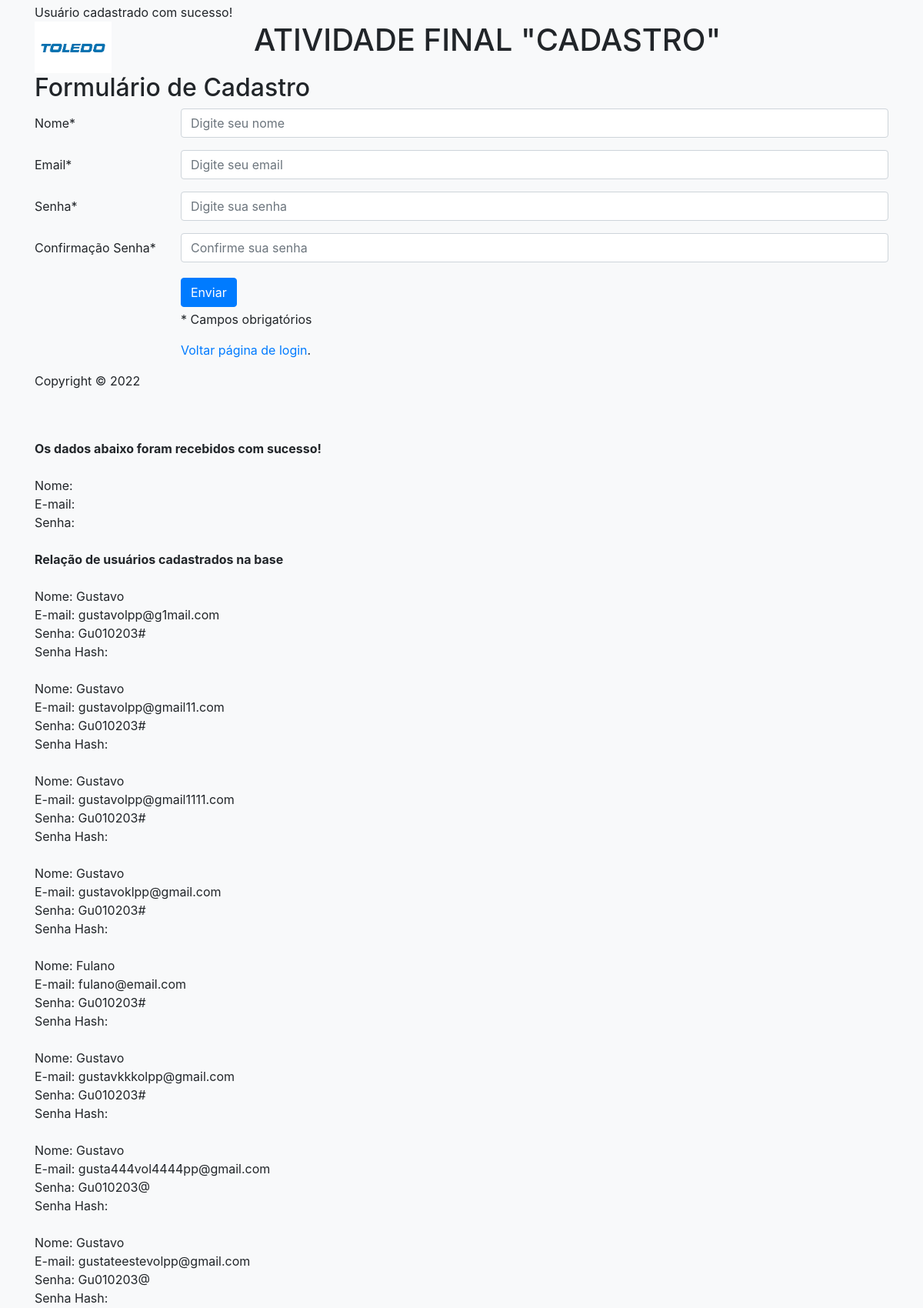
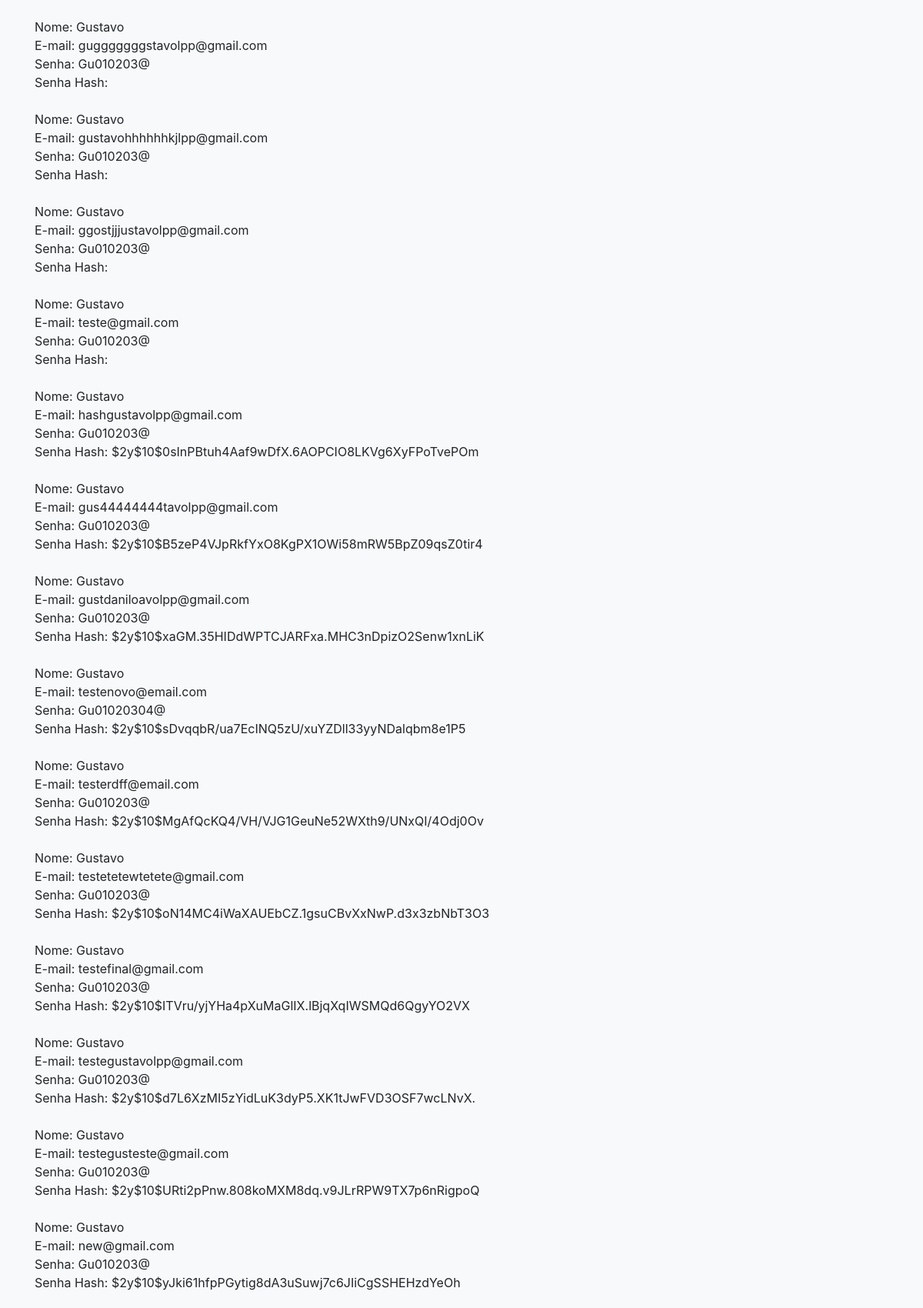
Screenshot of /formulario.php?msg1=ok (upper part) with the database file from the repository (2 pictures, top to bottom).
### tables this page shows
CREATE TABLE `usuarios` (
  `id` int(11) NOT NULL,
  `nome` varchar(200) NOT NULL,
  `email` varchar(100) NOT NULL,
  `senha` varchar(50) NOT NULL,
  `hashsenha` varchar(60) NOT NULL
);

### formulario.php (the view, shortened to what this page needs)
<?php
$auxnome1 = "";
$auxemail1 = "";
$auxsenha1 = "";
$auxconfsenha1 = "";
?>
<!DOCTYPE html>
<html lang="pt-br">
<head>
  <link rel="stylesheet" href="https://stackpath.bootstrapcdn.com/bootstrap/4.1.3/css/bootstrap.min.css">
</head>
<body class="container mx-auto bg-light mt-1 w-90">
  <header id="topo">
    <div>
      <div class="row">
        <div class="col-sm-3">
          <img src="imagens/logo.png" alt="Logotipo da empresa" class="logotipo">
        </div>
        <div class="col-sm-9 titulo">
        <h1>ATIVIDADE FINAL "CADASTRO"</h1>
        </div>
      </div>
    </div>
  </header>
  <aside id="conteudo">
    <article>
      <div id="contatos">
        <h2>Formulário de Cadastro</h2>
        <form id="formulario" name="formulario" class="needs-validation" novalidate action="recebe_dados.php" method="POST">
          <div class="form-group row">
            <label id="labelnome" class="col-sm-2 col-form-label" for="inputnome">Nome*</label>
            <div class="col-sm-10">
              <input type="text" minlength="3" maxlength="50" class="form-control" name="inputnome" id="inputnome" aria-label="inputnome" value="<?php echo $auxnome1?>" placeholder="Digite seu nome" required autofocus>
            </div>
          </div>
          <div class="form-group row">
            <label id="labelemail" class="col-sm-2 col-form-label" for="inputemail">Email*</label>
            <div class="col-sm-10">
              <input type="email" class="form-control" name="inputemail" id="inputemail" aria-label="inputemail" placeholder="Digite seu email" value="<?php echo $auxemail1 ?>" required>
            </div>
          </div>
          <div class="form-group row">
            <label id="labelsenha" class="col-sm-2 col-form-label" for="inputsenha">Senha*</label>
            <div class="col-sm-10">
              <input type="password" minlength="8" class="form-control" name="inputsenha" id="inputsenha" aria-label="inputsenha" placeholder="Digite sua senha" value="<?php echo $auxsenha1 ?>" pattern="(?=.*[A-Z])(?=.*[a-z])(?=.*[0-9])(?=.*\W+)(?=^.{8,50}$).*$" required>
            </div>
          </div>
          <div class="form-group row">
            <label id="labelconfsenha" class="col-sm-2 col-form-label" for="inputconfsenha">Confirmação Senha*</label>
            <div class="col-sm-10">
              <input type="password" class="form-control" name="inputconfsenha" id="inputconfsenha" aria-label="inputconfsenha" placeholder="Confirme sua senha" value="<?php echo $auxconfsenha1 ?>" data-match="#inputsenha" data-match-error="Atenção! As senhas não estão iguais." required>
            </div>
          </div>
          <div class="form-group row">
            <div class="col-sm-10 offset-sm-2">
              <input class="btn btn-primary my-1" type="submit" value="Enviar" aria-label="Enviar" />
              <p>* Campos obrigatórios</p>
              <a href="login.php">Voltar página de login</a>.
            </div>
          </div>
        </form>
      </div>
    </article>
  </aside>
  <footer id="rodape" class="row">
    <div class="col-12">
      <p>Copyright © 2022</p>
    </div>
  </footer>
  </body>
<?php
require("conecta.php");
if(isset($_GET["msg1"])){
  $nome = $_SESSION['nome_usuario'];
  $email = $_SESSION['email_usuario'];
  $senha = $_SESSION['senha_usuario'];
  echo nl2br("<b>\n\n Os dados abaixo foram recebidos com sucesso! </b>\n\n");
  echo nl2br("Nome: $nome \n");
  echo nl2br("E-mail: $email \n");
  echo nl2br("Senha: $senha \n\n");
  echo nl2br("<b>Relação de usuários cadastrados na base </b> \n\n");
  try {
    $stmt = $conn->prepare("SELECT * FROM `usuarios`");
    $stmt->execute();
    $res = $stmt->fetchAll();
    foreach ($res as $row) {
      $nome1 = $row['nome'];
      $email1 = $row['email'];
      $senha1 = $row['senha'];
      $hashsenha = $row['hashsenha'];
      echo nl2br("Nome: $nome1 \n E-mail: $email1 \n Senha: $senha1 \n Senha Hash: $hashsenha \n\n");
    }
    } catch(PDOException $e) {
      $e->getMessage();
    }
  }
?>
</html>

### formulario.php (style rules this page uses)
.logotipo { max-width: 100px; }

### rows the page displays
usuarios: nome+email+senha "Nome: Gustavo E-mail: gustavolpp@g1mail.com Senha: Gu010203# Senha Hash:"
usuarios: nome+email+senha "Nome: Gustavo E-mail: gustavolpp@gmail11.com Senha: Gu010203# Senha Hash:"
usuarios: nome+email+senha "Nome: Gustavo E-mail: gustavolpp@gmail1111.com Senha: Gu010203# Senha Hash:"
usuarios: nome+email+senha "Nome: Gustavo E-mail: gustavoklpp@gmail.com Senha: Gu010203# Senha Hash:"
usuarios: nome+email+senha "Nome: Fulano E-mail: fulano@email.com Senha: Gu010203# Senha Hash:"
usuarios: nome+email+senha "Nome: Gustavo E-mail: gustavkkkolpp@gmail.com Senha: Gu010203# Senha Hash:"
usuarios: nome+email+senha "Nome: Gustavo E-mail: gusta444vol4444pp@gmail.com Senha: Gu010203@ Senha Hash:"
usuarios: nome+email+senha "Nome: Gustavo E-mail: gustateestevolpp@gmail.com Senha: Gu010203@ Senha Hash:"
usuarios: nome+email+senha "Nome: Gustavo E-mail: gugggggggstavolpp@gmail.com Senha: Gu010203@ Senha Hash:"
usuarios: nome+email+senha "Nome: Gustavo E-mail: gustavohhhhhhkjlpp@gmail.com Senha: Gu010203@ Senha Hash:"
usuarios: nome+email+senha "Nome: Gustavo E-mail: ggostjjjustavolpp@gmail.com Senha: Gu010203@ Senha Hash:"
usuarios: nome+email+senha "Nome: Gustavo E-mail: teste@gmail.com Senha: Gu010203@ Senha Hash:"
usuarios: nome+email+senha "Nome: Gustavo E-mail: hashgustavolpp@gmail.com Senha: Gu010203@ Senha Hash: $2y$10$0sInPBtuh4Aaf9wDfX.6AOPCIO8LKVg6XyFPoTvePOm"
usuarios: nome+email+senha "Nome: Gustavo E-mail: gus44444444tavolpp@gmail.com Senha: Gu010203@ Senha Hash: $2y$10$B5zeP4VJpRkfYxO8KgPX1OWi58mRW5BpZ09qsZ0tir4"
usuarios: nome+email+senha "Nome: Gustavo E-mail: gustdaniloavolpp@gmail.com Senha: Gu010203@ Senha Hash: $2y$10$xaGM.35HIDdWPTCJARFxa.MHC3nDpizO2Senw1xnLiK"
usuarios: nome+email+senha "Nome: Gustavo E-mail: testenovo@email.com Senha: Gu01020304@ Senha Hash: $2y$10$sDvqqbR/ua7EcINQ5zU/xuYZDll33yyNDalqbm8e1P5"
usuarios: nome+email+senha "Nome: Gustavo E-mail: testerdff@email.com Senha: Gu010203@ Senha Hash: $2y$10$MgAfQcKQ4/VH/VJG1GeuNe52WXth9/UNxQI/4Odj0Ov"
usuarios: nome+email+senha "Nome: Gustavo E-mail: testetetewtetete@gmail.com Senha: Gu010203@ Senha Hash: $2y$10$oN14MC4iWaXAUEbCZ.1gsuCBvXxNwP.d3x3zbNbT3O3"
usuarios: nome+email+senha "Nome: Gustavo E-mail: testefinal@gmail.com Senha: Gu010203@ Senha Hash: $2y$10$ITVru/yjYHa4pXuMaGlIX.lBjqXqIWSMQd6QgyYO2VX"
usuarios: nome+email+senha "Nome: Gustavo E-mail: testegustavolpp@gmail.com Senha: Gu010203@ Senha Hash: $2y$10$d7L6XzMI5zYidLuK3dyP5.XK1tJwFVD3OSF7wcLNvX."
usuarios: nome+email+senha "Nome: Gustavo E-mail: testegusteste@gmail.com Senha: Gu010203@ Senha Hash: $2y$10$URti2pPnw.808koMXM8dq.v9JLrRPW9TX7p6nRigpoQ"
usuarios: nome+email+senha "Nome: Gustavo E-mail: new@gmail.com Senha: Gu010203@ Senha Hash: $2y$10$yJki61hfpPGytig8dA3uSuwj7c6JIiCgSSHEHzdYeOh"
